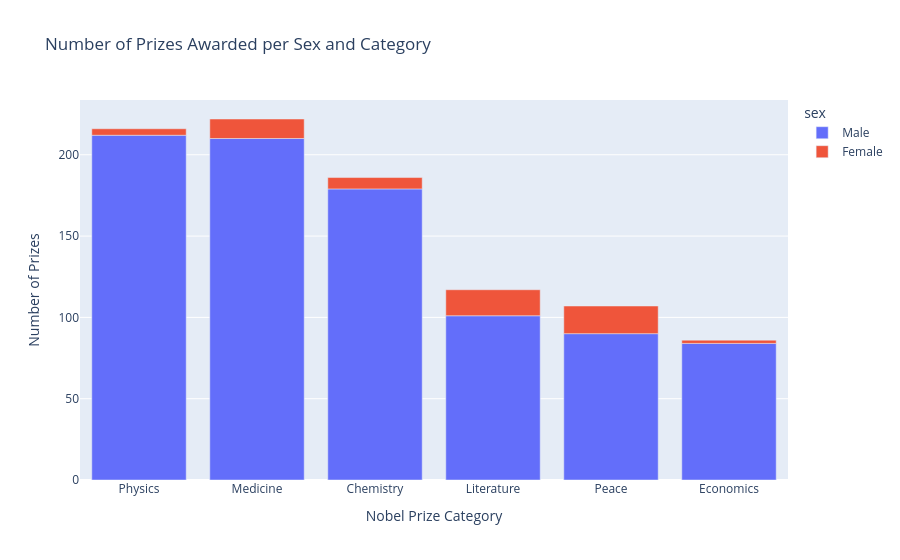

The code cell stored with this chart in its notebook:
### Markdown cell above
# Male and Female Winners by Category

**Challenge**: Create a [plotly bar chart](https://plotly.com/python/bar-charts/) that shows the split between men and women by category. 
* Hover over the bar chart. How many prizes went to women in Literature compared to Physics?

<img src=https://i.imgur.com/od8TfOp.png width=650>

### Code cell
# Create a plotly bar chart that shows the split between men and women by category.
men_women = df_data.groupby(['sex', 'category'],
                            as_index=False).agg({'prize':pd.Series.count})

men_women.sort_values('prize', ascending=False, inplace=True)

bar = px.bar(men_women, 
             x=men_women.category,
             y=men_women.prize,
             title='Number of Prizes Awarded per Sex and Category',
             color=men_women.sex)

bar.update_layout(xaxis_title='Nobel Prize Category', 
                  coloraxis_showscale=True,
                  yaxis_title='Number of Prizes')

bar.show()
men_women

### Figure 1 — Plotly figure (JSON) as saved in the notebook; plotly's stock layout.template omitted (floating-point values rounded to 4 significant figures)
{"data": [{"hovertemplate": "sex=Male<br>category=%{x}<br>prize=%{y}<extra></extra>", "legendgroup": "Male", "marker": {"color": "#636efa", "pattern": {"shape": ""}}, "name": "Male", "orientation": "v", "showlegend": true, "textposition": "auto", "type": "bar", "x": ["Physics", "Medicine", "Chemistry", "Literature", "Peace", "Economics"], "xaxis": "x", "y": [212, 210, 179, 101, 90, 84], "yaxis": "y"}, {"hovertemplate": "sex=Female<br>category=%{x}<br>prize=%{y}<extra></extra>", "legendgroup": "Female", "marker": {"color": "#EF553B", "pattern": {"shape": ""}}, "name": "Female", "orientation": "v", "showlegend": true, "textposition": "auto", "type": "bar", "x": ["Peace", "Literature", "Medicine", "Chemistry", "Physics", "Economics"], "xaxis": "x", "y": [17, 16, 12, 7, 4, 2], "yaxis": "y"}], "layout": {"barmode": "relative", "coloraxis": {"showscale": true}, "legend": {"title": {"text": "sex"}, "tracegroupgap": 0}, "title": {"text": "Number of Prizes Awarded per Sex and Category"}, "xaxis": {"anchor": "y", "domain": [0, 1], "title": {"text": "Nobel Prize Category"}}, "yaxis": {"anchor": "x", "domain": [0, 1], "title": {"text": "Number of Prizes"}}}}
